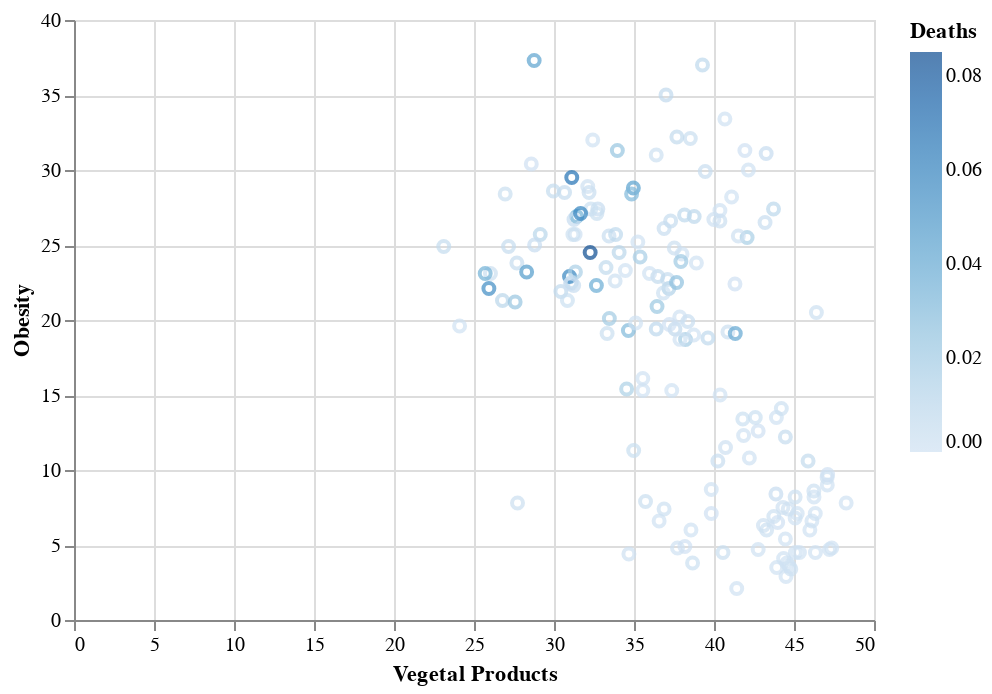

Notebook code cell kept with this figure:
### Code cell
import altair as alt

alt.Chart(covid_food_data).mark_point().encode(
    x='Vegetal Products',
    y='Obesity',
    color='Deaths'
).interactive()

### Figure 1 — Vega-Lite specification as saved in the notebook (floating-point values rounded to 4 significant figures; data arrays with more than 128 entries replaced by an {"elided": "..."} marker saying what was removed)
{"config": {"view": {"continuousWidth": 400, "continuousHeight": 300}}, "data": {"name": "data-6010b2d8684b94cea6995b9c9f328826"}, "mark": "point", "encoding": {"color": {"type": "quantitative", "field": "Deaths"}, "x": {"type": "quantitative", "field": "Vegetal Products"}, "y": {"type": "quantitative", "field": "Obesity"}}, "selection": {"selector002": {"type": "interval", "bind": "scales", "encodings": ["x", "y"]}}, "$schema": "https://vega.github.io/schema/vega-lite/v4.8.1.json", "datasets": {"data-6010b2d8684b94cea6995b9c9f328826": {"elided": "161 records"}}}
